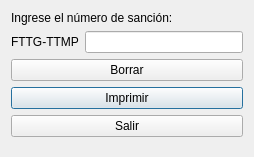
<?xml version="1.0" encoding="UTF-8"?>
<ui version="4.0">
 <class>Dialog</class>
 <widget class="QDialog" name="Dialog">
  <property name="geometry">
   <rect>
    <x>0</x>
    <y>0</y>
    <width>254</width>
    <height>157</height>
   </rect>
  </property>
  <property name="windowTitle">
   <string>Imprimir Sanciones</string>
  </property>
  <layout class="QFormLayout" name="formLayout">
   <item row="0" column="0" colspan="2">
    <widget class="QLabel" name="label">
     <property name="styleSheet">
      <string notr="true">font: 11pt &quot;MS Shell Dlg 2&quot;;</string>
     </property>
     <property name="text">
      <string>Ingrese el número de sanción:</string>
     </property>
    </widget>
   </item>
   <item row="1" column="0">
    <widget class="QLabel" name="label_2">
     <property name="styleSheet">
      <string notr="true">font: 10pt &quot;MS Shell Dlg 2&quot;;</string>
     </property>
     <property name="text">
      <string>FTTG-TTMP</string>
     </property>
    </widget>
   </item>
   <item row="1" column="1">
    <widget class="QLineEdit" name="lineEdit"/>
   </item>
   <item row="2" column="0" colspan="2">
    <widget class="QPushButton" name="pushButton">
     <property name="styleSheet">
      <string notr="true">font: 10pt &quot;MS Shell Dlg 2&quot;;</string>
     </property>
     <property name="text">
      <string>Borrar</string>
     </property>
     <property name="autoDefault">
      <bool>false</bool>
     </property>
    </widget>
   </item>
   <item row="3" column="0" colspan="2">
    <widget class="QPushButton" name="pushButton_2">
     <property name="styleSheet">
      <string notr="true">font: 10pt &quot;MS Shell Dlg 2&quot;;</string>
     </property>
     <property name="text">
      <string>Imprimir</string>
     </property>
    </widget>
   </item>
   <item row="4" column="0" colspan="2">
    <widget class="QPushButton" name="pushButton_3">
     <property name="styleSheet">
      <string notr="true">font: 10pt &quot;MS Shell Dlg 2&quot;;</string>
     </property>
     <property name="text">
      <string>Salir</string>
     </property>
    </widget>
   </item>
  </layout>
 </widget>
 <resources/>
 <connections/>
</ui>
